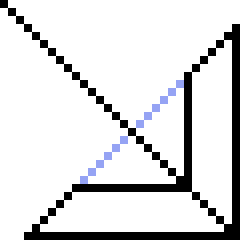
#> input picture matplotlib/img.png, 30 x 30 px (shown 8 times larger)
$ python 'complex transform.py'
#> lines starting #> are read from the running program, lines starting #| are printed output that depends on the picture
import numpy as np
from PIL import Image
import matplotlib.pyplot as plt
import math

np.set_printoptions(threshold=10000000000)
image=Image.open("img.png")
#> image is the input picture: PIL image 30x30 RGB; mean R, G, B 219.6, 219.8, 220.9
image=image.convert('RGB')
img= np.array(image)
fig, axes = plt.subplots(ncols=2, nrows=1, constrained_layout=True)
axes.flat[0].set(title="original",xlim=(-15,50),ylim=50)
axes.flat[1].set(title="transformed",xlim=(-15,50),ylim=50)
axes.flat[0].invert_yaxis()
axes.flat[1].invert_yaxis()
x = image.size[0]
#> x = 30
y = image.size[1]
#> y = 30

for i in range(x):
    for j in range(y):
        r = hex(image.getpixel((i, j))[0])[2:]
        b = hex(image.getpixel((i, j))[1])[2:]
        g = hex(image.getpixel((i, j))[2])[2:]
        point = np.array([i,j,1])
        trans=np.array([[1,0,0],[0,1,0],[5,5,1]])#用平移后的图形
        ori=np.matmul(point,trans)
        trans1=np.matmul(ori,[[1,0,0],[0,1,0],[-5,-5,1]])
        trans2=np.matmul(trans1,[[0.5*math.sqrt(3),0.5,0],[-0.5,0.5*math.sqrt(3),0],[0,0,1]])
        prime=np.matmul(trans2,trans)
        if len(r) == 1:
            r = '0' + r
        if len(b) == 1:
            b = '0' + b
        if len(g) == 1:
            g = '0' + g
        col = '#' + r + b + g
        axes.flat[1].scatter(prime[0],prime[1],c=col)
        axes.flat[0].scatter(ori[0],ori[1],c=col)
plt.show()
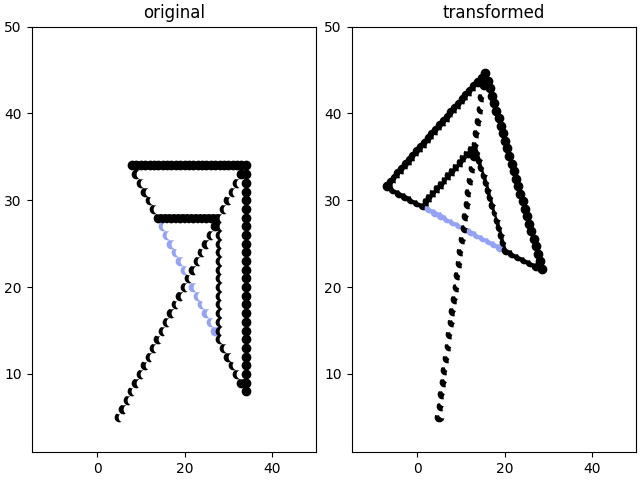
#> figure drawn by matplotlib, 2 panels
